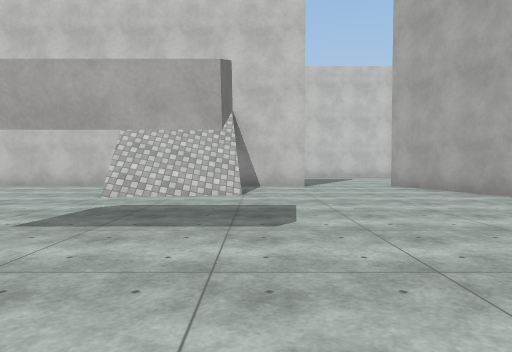
View 1 (above)

24 first-person views from a walk through a scene from a Unity 3-D project. The camera is 1.2 m above the floor, tilts 2° down and sees 70° across. The floor is counted in squares, 2 m on a side. Each view is taken from the middle of a square. On the plan, view 1 faces up. The plan holds only what a view shows up to about 10 squares ahead; the rest is blank. The place goes on beyond the plan. The player character is not drawn. Surface patterns are stand-ins for the level's own textures.

View 2
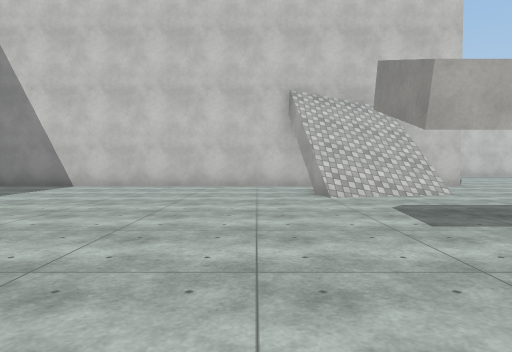

View 3
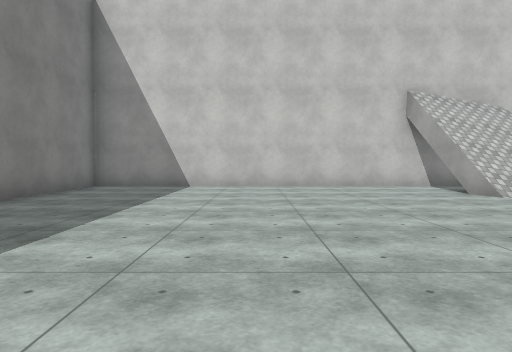

View 4
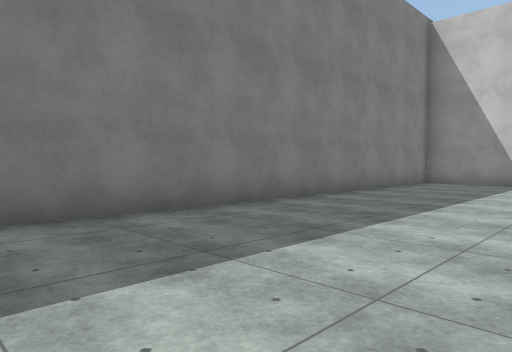

View 5
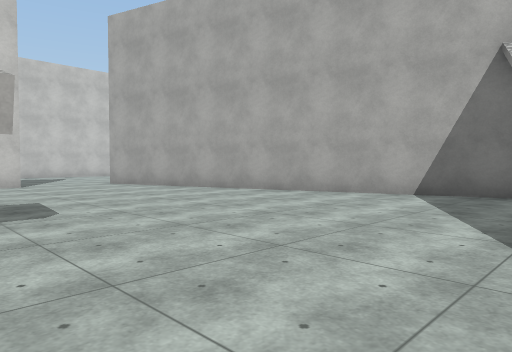

View 6
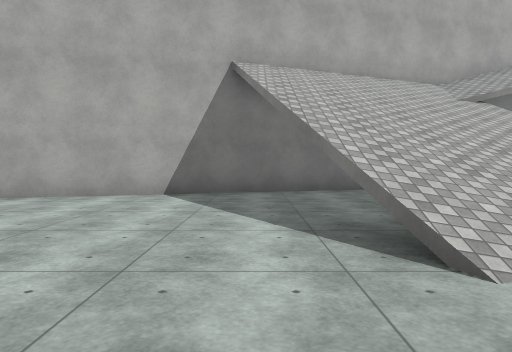

View 7
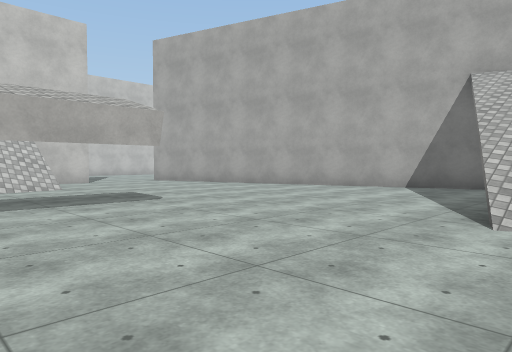

View 8
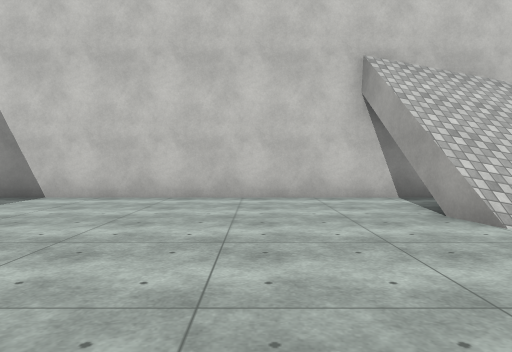

View 9
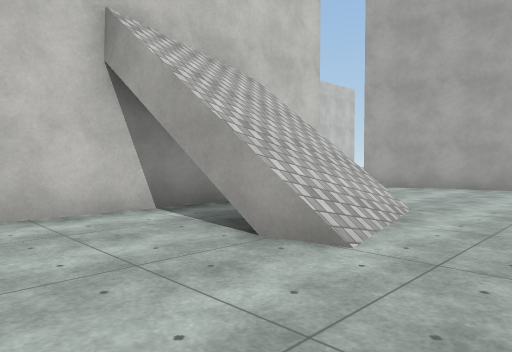

View 10
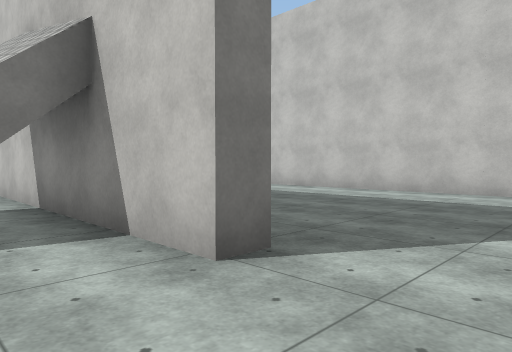

View 11
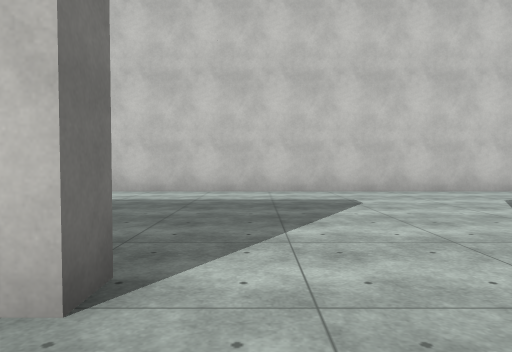

View 12
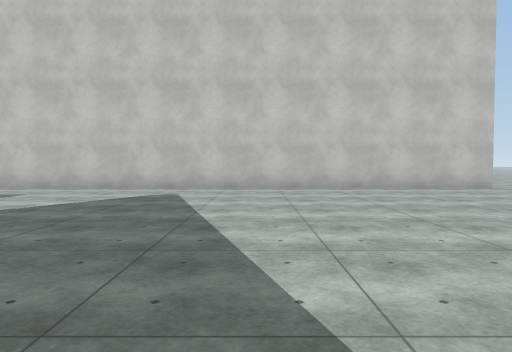

View 13
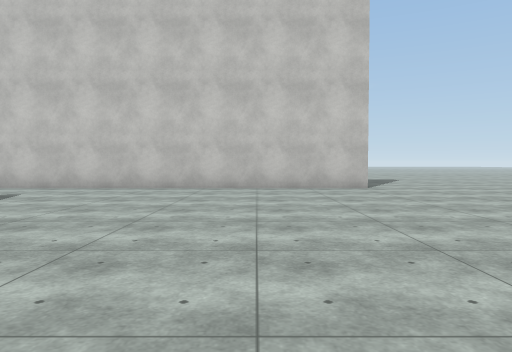

View 14
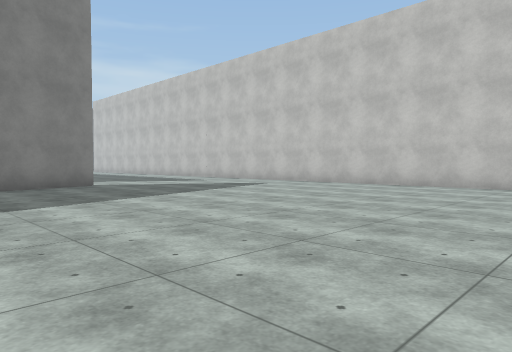

View 15
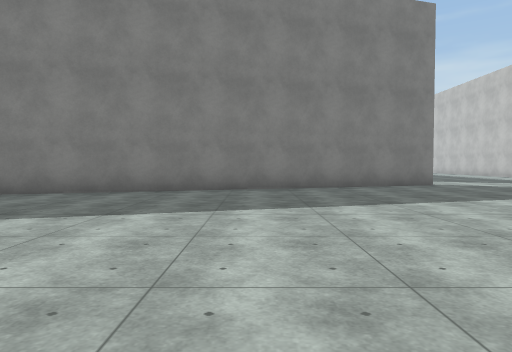

View 16
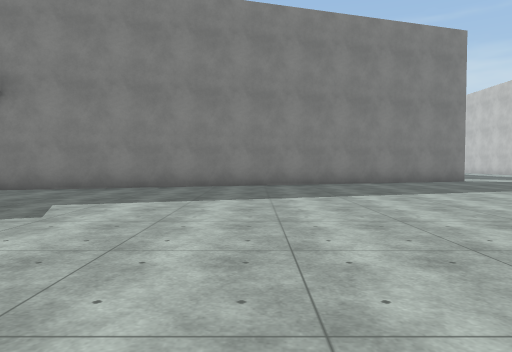

View 17
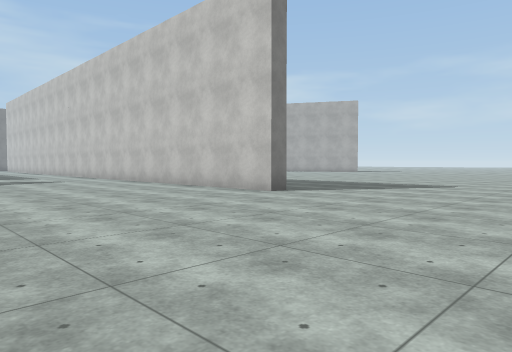

View 18
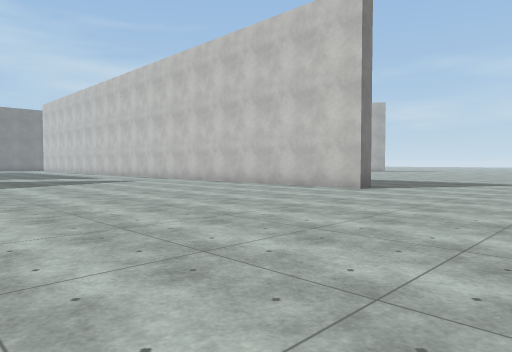

View 19
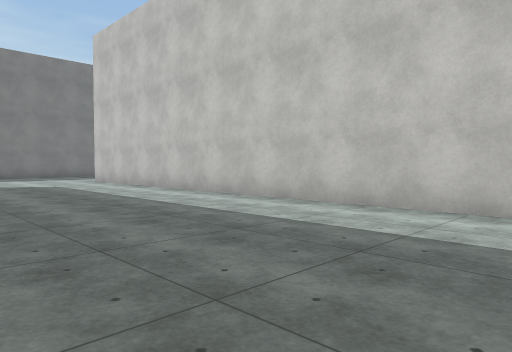

View 20
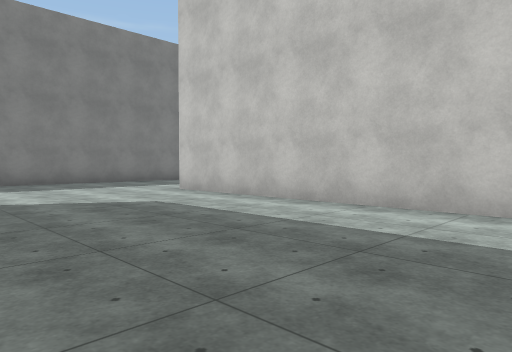

View 21
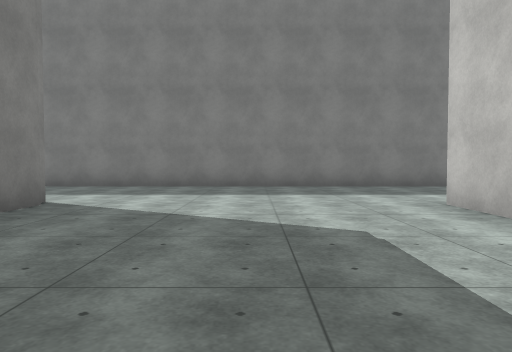

View 22
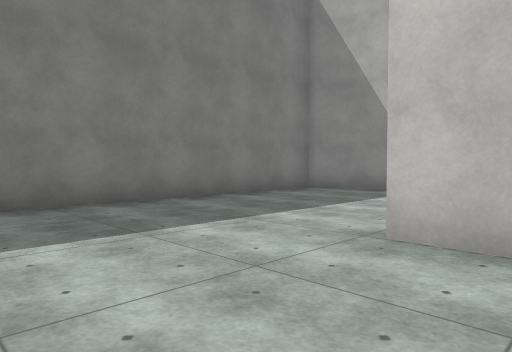

View 23
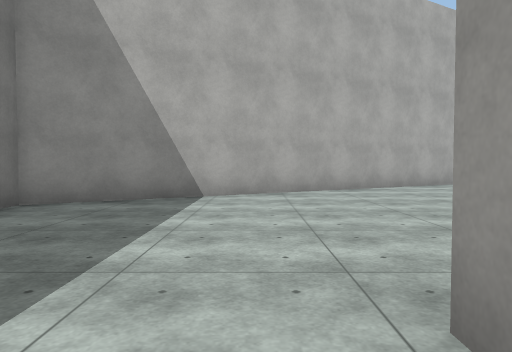

View 24
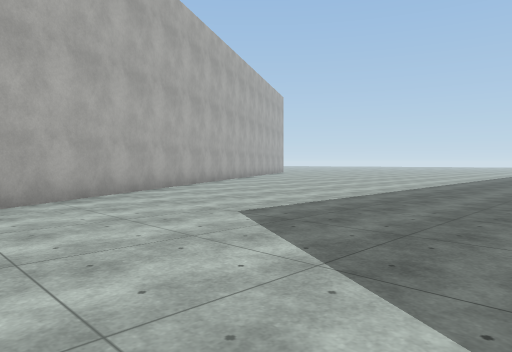

### Floor plan
Key: @ floor where view 1 was taken; # wall or solid block; . floor; / step, stairs or slope; T thing the floor can be seen under or through.
Columns run from 16 left of view 1 to 19 right of it. Each row starts with its distance up from view 1.
 26          ##
 25        ###.
 24      ###....
 23     ##.......
 22   ###.........
 21 ###............                 ..
 20 #...............               ...
 19 #...............              ....
 18 #............                ......
 17 #.......                     ......
 16 #....#########################.....
 15 #..................................
 14 #..................................
 13 #...................................
 12 #...................................
 11 #............ ......................
 10 #....#############..................
  9 #....#..............#..............
  8 #..  #.......#//....##.............
  7      #.......#//.....#.........
  6      #...............#.........
  5      #...............##........
  4      #................#.........
  3      #........TT......#..........
  2      #................#.........
  1      #................##.......
  0      #....  ....@......#.....
 -1      #....   ....///...#....
 -2       ....   ....///...##.

Where each view was taken, in squares from view 1:
view 1: 0 up, 0 right, facing up
view 2: 0 up, 4 left, facing up
view 3: 0 up, 7 left, facing up
view 4: 2 down, 7 left, facing up-left
view 5: 1 down, 1 left, facing up-right
view 6: 0 up, 1 left, facing right
view 7: 2 down, 3 left, facing up-right
view 8: 3 up, 5 left, facing up
view 9: 5 up, 5 left, facing up-right
view 10: 8 up, 3 right, facing up-left
view 11: 8 up, 2 right, facing up
view 12: 7 up, 8 right, facing up
view 13: 7 up, 11 right, facing up
view 14: 6 up, 14 right, facing up-left
view 15: 5 up, 14 right, facing left
view 16: 3 up, 16 right, facing left
view 17: 10 up, 19 right, facing up-left
view 18: 8 up, 18 right, facing up-left
view 19: 11 up, 1 right, facing up-left
view 20: 11 up, 4 left, facing up-left
view 21: 13 up, 6 left, facing left
view 22: 13 up, 10 left, facing up-left
view 23: 15 up, 12 left, facing up
view 24: 17 up, 12 left, facing up-right
